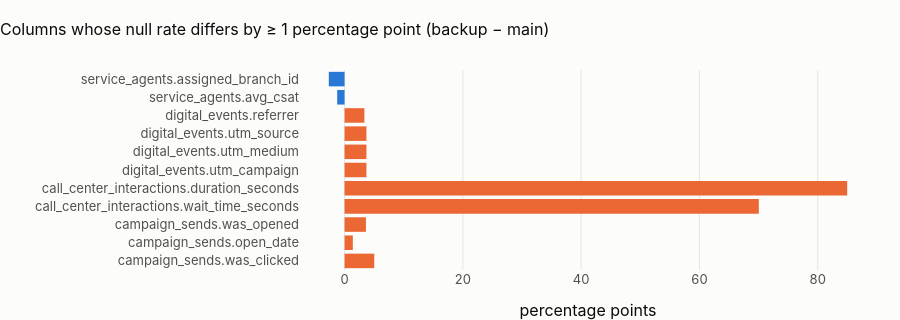

This figure's notebook cell:
### Code cell
sig = nulls[nulls.delta_pp.abs() >= 1]
fig = go.Figure(
    go.Bar(
        y=[f"{r.table}.{r.column}" for r in sig.itertuples()],
        x=sig.delta_pp,
        orientation="h",
        marker_color=[theme.BACKUP_C if v > 0 else theme.BLUE for v in sig.delta_pp],
    )
)
fig.update_layout(
    height=max(320, 28 * len(sig)),
    margin=dict(l=300),
    title="Columns whose null rate differs by ≥ 1 percentage point (backup − main)",
    xaxis_title="percentage points",
    yaxis_autorange="reversed",
)
fig.show()

### Figure 1 — Plotly figure (JSON) as saved in the notebook; plotly's stock layout.template omitted (floating-point values rounded to 4 significant figures)
{"data": [{"marker": {"color": ["#2a78d6", "#2a78d6", "#eb6834", "#eb6834", "#eb6834", "#eb6834", "#eb6834", "#eb6834", "#eb6834", "#eb6834", "#eb6834"]}, "orientation": "h", "type": "bar", "x": [-2.667, -1.25, 3.351, 3.695, 3.697, 3.695, 84.98, 70.04, 3.614, 1.397, 5.016], "y": ["service_agents.assigned_branch_id", "service_agents.avg_csat", "digital_events.referrer", "digital_events.utm_source", "digital_events.utm_medium", "digital_events.utm_campaign", "call_center_interactions.duration_seconds", "call_center_interactions.wait_time_seconds", "campaign_sends.was_opened", "campaign_sends.open_date", "campaign_sends.was_clicked"]}], "layout": {"height": 320, "margin": {"l": 300}, "title": {"text": "Columns whose null rate differs by ≥ 1 percentage point (backup − main)"}, "xaxis": {"title": {"text": "percentage points"}}, "yaxis": {"autorange": "reversed"}}}
